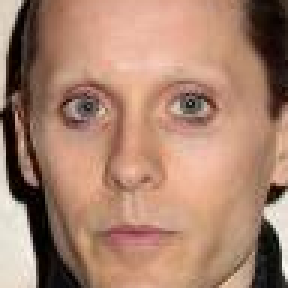
#> input picture Dataset/WMFD/1174.png, 96 x 96 px (shown 3 times larger); its folder holds only this picture in this run
$ python resize_dataset.py
#> lines starting #> are read from the running program, lines starting #| are printed output that depends on the picture
import os
from PIL import Image

dir_ = os.path.join(os.getcwd(), 'Dataset')
new_dir = os.path.join(os.getcwd(), 'resized_Dataset')
os.makedirs(new_dir, exist_ok=True)

files = os.listdir(dir_)

for file in files:
    class_dir = os.path.join(dir_, file)
    class_new_dir = os.path.join(new_dir, file)
    os.makedirs(class_new_dir, exist_ok=True)

    images = os.listdir(class_dir)

    for img in images:
        image = Image.open(os.path.join(class_dir, img))
#> image is the input picture: PIL image 96x96 RGB; mean R, G, B 169.4, 130.7, 110.4
        newsize = (128, 128)
        img_ = image.resize(newsize)
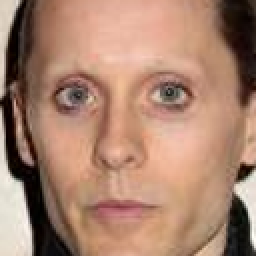
#> img_: PIL image 128x128 RGB (shown 2 times larger); mean R, G, B 169.4, 130.7, 110.5
        img_path = os.path.join(class_new_dir, img)
        img_.save(img_path)
print("Created resized dataset!")

$ run again, on Dataset/WMFD/1199.png
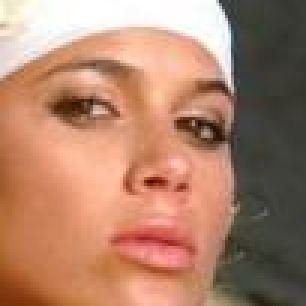
#> input picture Dataset/WMFD/1199.png, 102 x 102 px (shown 3 times larger)
#> image is the input picture: PIL image 102x102 RGB; mean R, G, B 174.9, 130.7, 107.7
#> `img_ = image.resize(newsize)`:
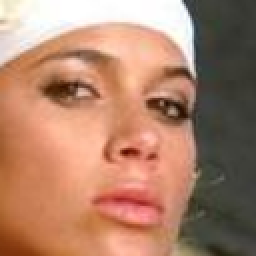
#> img_: PIL image 128x128 RGB (shown 2 times larger); mean R, G, B 174.9, 130.7, 107.7
